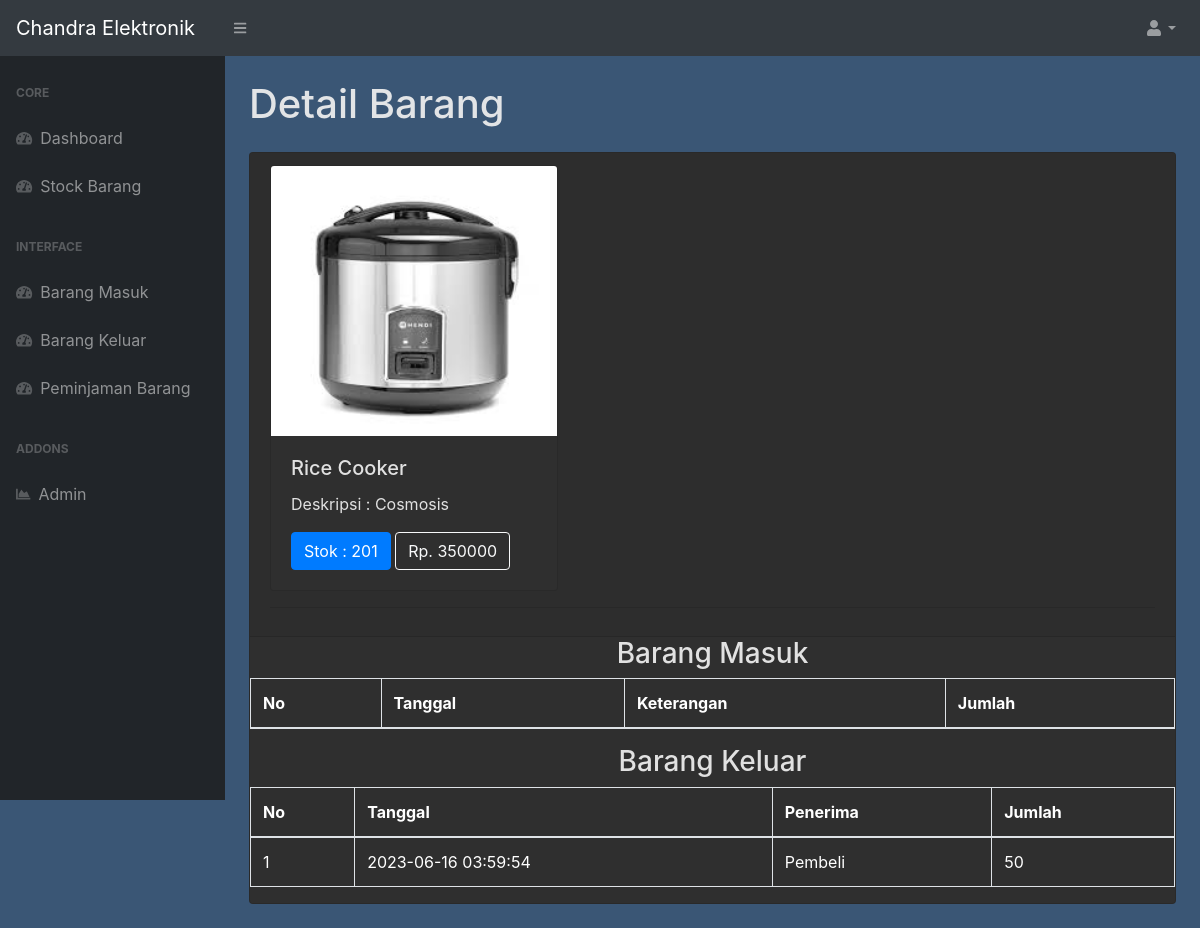
/detail.php?id=6 (signed in), run on the app's committed database.
### tables this page shows
CREATE TABLE `stock` (
  `id_barang` int(11) NOT NULL,
  `nama_barang` varchar(50) NOT NULL,
  `deskripsi` varchar(50) NOT NULL,
  `stock` int(11) NOT NULL,
  `harga` float NOT NULL,
  `image` varchar(99) NOT NULL
);

CREATE TABLE `keluar` (
  `id_keluar` int(11) NOT NULL,
  `id_barang` int(11) NOT NULL,
  `tgl_keluar` timestamp NOT NULL DEFAULT CURRENT_TIMESTAMP,
  `penerima` varchar(50) NOT NULL,
  `qty` int(11) NOT NULL
);

### detail.php (the view, shortened to what this page needs)
<?php
require 'function.php';
$id_barang = $_GET['id'];
$get = mysqli_query($conn, "SELECT * FROM stock WHERE id_barang = '$id_barang'");
$fetch = mysqli_fetch_assoc($get);
    ?>
<!DOCTYPE html>
<html lang="en">
<head>
    <link href="css/styles.css" rel="stylesheet" />
    <link rel="stylesheet" href="css/gaya.css">
    <link href="https://cdn.datatables.net/1.10.20/css/dataTables.bootstrap4.min.css" rel="stylesheet"
 />
</head>
<body class="sb-nav-fixed">
    <nav class="sb-topnav navbar navbar-expand navbar-dark bg-dark">
        <a class="navbar-brand" href="index.php"> Chandra Elektronik</a>
        <button class="btn btn-link btn-sm order-1 order-lg-0" id="sidebarToggle" href="#"><i
                class="fas fa-bars"></i></button>
        <ul class="navbar-nav ml-auto ml-md-0">
            <li class="nav-item dropdown">
                <a class="nav-link dropdown-toggle" id="userDropdown" href="#" role="button" data-toggle="dropdown"
                    aria-haspopup="true" aria-expanded="false"><i class="fas fa-user fa-fw"></i></a>
            </li>
        </ul>
    </nav>
    <div id="layoutSidenav">
        <div id="layoutSidenav_nav">
            <nav class="sb-sidenav accordion sb-sidenav-dark" id="sidenavAccordion">
                <div class="sb-sidenav-menu">
                    <div class="nav">
                        <div class="sb-sidenav-menu-heading">Core</div>
                        <a class="nav-link" href="index.php">
                            <div class="sb-nav-link-icon"><i class="fas fa-tachometer-alt"></i></div>
                            Dashboard
                        </a>
                        <a class="nav-link" href="stockbarang.php">
                            <div class="sb-nav-link-icon"><i class="fas fa-tachometer-alt"></i></div>
                            Stock Barang
                        </a>
                        <div class="sb-sidenav-menu-heading">Interface</div>
                        <a class="nav-link" href="masuk.php">
                            <div class="sb-nav-link-icon"><i class="fas fa-tachometer-alt"></i></div>
                            Barang Masuk
                        </a>
                        <a class="nav-link" href="keluar.php">
                            <div class="sb-nav-link-icon"><i class="fas fa-tachometer-alt"></i></div>
                            Barang Keluar
                        </a>
                        <a class="nav-link" href="peminjaman.php">
                            <div class="sb-nav-link-icon"><i class="fas fa-tachometer-alt"></i></div>
                            Peminjaman Barang
                        </a>
                        <div class="sb-sidenav-menu-heading">Addons</div>
                        <a class="nav-link" href="admin.php">
                            <div class="sb-nav-link-icon"><i class="fas fa-chart-area"></i></div>
                            Admin
                        </a>
                    </div>
                </div>
            </nav>
        </div>
        <div id="layoutSidenav_content">
            <main>
                <div class="container-fluid">
                    <h1 class="mt-4">Detail Barang</h1>
                    <div class="card mb-4 mt-4">
                        <div class="card-header">
                            <div class="card" style="width: 18rem;">
                                <img class="card-img-top" src="image/<?php echo $fetch['image']; ?>" alt="">
                                <div class="card-body">
                                    <h5 class="card-title">
                                        <?php echo $fetch['nama_barang']; ?>
                                    </h5>
                                    <p class="card-text">Deskripsi :
                                        <?php echo $fetch['deskripsi'] ?>
                                    </p>
                                    <a href="#" class="btn btn-primary">Stok :
                                        <?php echo $fetch['stock'] ?>
                                    </a>
                                    <a href="#" class="btn btn-outline-light">Rp.
                                        <?php echo $fetch['harga'] ?>
                                    </a>
                                </div>
                            </div>
                            <hr>
                        </div>
                        <h3 class="text-center ">Barang Masuk</h3>
                        <div class="table-responsive">
                            <table class="table table-bordered" id="barangmasuk" width="100%" cellspacing="0">
                                <thead>
                                    <tr>
                                        <th>No</th>
                                        <th>Tanggal</th>
                                        <th>Keterangan</th>
                                        <th>Jumlah</th>
                                    </tr>
                                </thead>
                            </table>
                        </div>
                        <h3 class="text-center ">Barang Keluar</h3>
                        <div class="table-responsive">
                            <table class="table table-bordered" id="barangkeluar" width="100%" cellspacing="0">
                                <thead>
                                    <tr>
                                        <th>No</th>
                                        <th>Tanggal</th>
                                        <th>Penerima</th>
                                        <th>Jumlah</th>
                                    </tr>
                                </thead>
                                <tbody>
                                    <?php
                                    $no = 1;
                                    $ambildatakeluar = mysqli_query($conn, "SELECT * FROM keluar where id_barang = '$id_barang'");
                                    while ($fetch = mysqli_fetch_array($ambildatakeluar)) {
                                        ?>
                                        <tr>
                                            <td>
                                                <?php echo $no++ ?>
                                            </td>
                                            <td>
                                                <?php echo $fetch['tgl_keluar'] ?>
                                            </td>
                                            <td>
                                                <?php echo $fetch['penerima'] ?>
                                            </td>
                                            <td>
                                                <?php echo $fetch['qty'] ?>
                                            </td>
                                        </tr>
                                    <?php } ?>
                                </tbody>
                            </table>
                        </div>
                    </div>
                </div>
        </div>
    </div>
</body>
</html>

### data on the page
stock: image (picture), nama_barang "Rice Cooker", deskripsi "Cosmosis", stock "201", harga "350000"
keluar: tgl_keluar "2023-06-16 03:59:54", penerima "Pembeli", qty "50"
